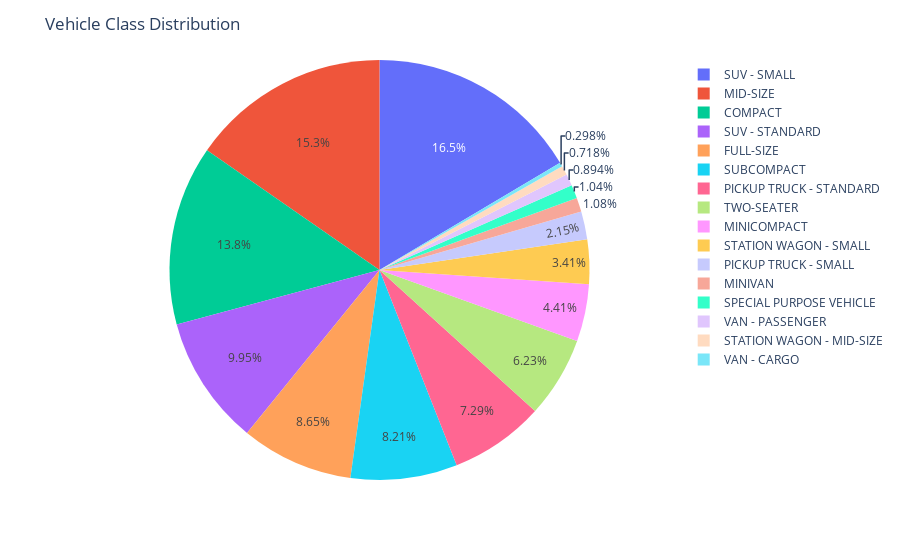

Notebook code for this chart:
### Code cell
transmission_distr =df['vehicle_class'].value_counts().reset_index()
fig = px.pie(transmission_distr, values='vehicle_class', names='index')
fig.update_layout(title="Vehicle Class Distribution")
fig.show()

### Figure 1 — Plotly figure (JSON) as saved in the notebook; plotly's stock layout.template omitted (floating-point values rounded to 4 significant figures)
{"data": [{"domain": {"x": [0, 1], "y": [0, 1]}, "hovertemplate": "index=%{label}<br>vehicle_class=%{value}<extra></extra>", "labels": ["SUV - SMALL", "MID-SIZE", "COMPACT", "SUV - STANDARD", "FULL-SIZE", "SUBCOMPACT", "PICKUP TRUCK - STANDARD", "TWO-SEATER", "MINICOMPACT", "STATION WAGON - SMALL", "PICKUP TRUCK - SMALL", "MINIVAN", "SPECIAL PURPOSE VEHICLE", "VAN - PASSENGER", "STATION WAGON - MID-SIZE", "VAN - CARGO"], "legendgroup": "", "name": "", "showlegend": true, "type": "pie", "values": [1217, 1133, 1022, 735, 639, 606, 538, 460, 326, 252, 159, 80, 77, 66, 53, 22]}], "layout": {"legend": {"tracegroupgap": 0}, "margin": {"t": 60}, "title": {"text": "Vehicle Class Distribution"}}}
